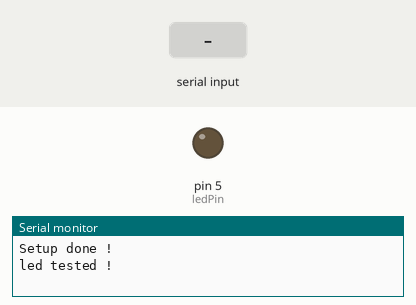
Simulated run of this sketch. Board: Arduino Uno, built with avr-gcc and run on an emulated ATmega328P. On the bench: output pins drawn as LEDs (lit = HIGH), the last lines printed to the serial monitor. Dashed ring = blinking. The inputs (shaded band) are chosen by the test bench.

Above: at 1.7 s.
1.8 s: "s" received over Serial
At 2.2 s:
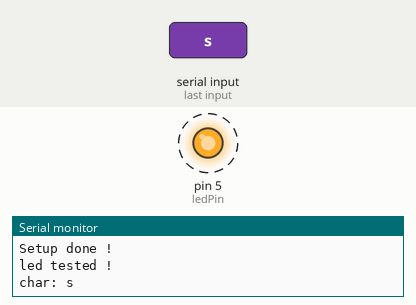
4.8 s: "z" received over Serial
At 5.2 s:
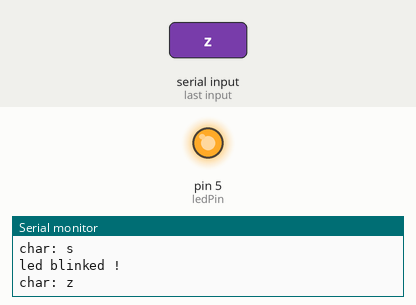
6.3 s: "q" received over Serial
At 9.6 s:
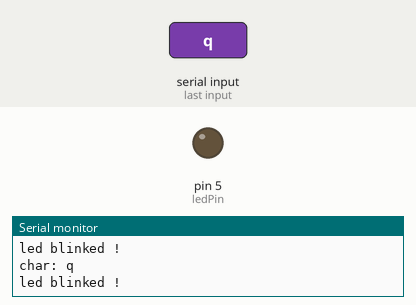
Timing chart, 0 to 11.1 s (numbered marks = the images above; inputs shaded):
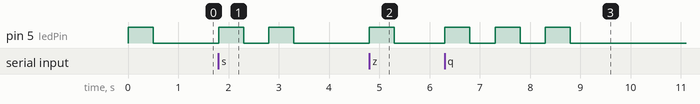

The sketch:

bt_receiver.ino
```cpp
#include <SoftwareSerial.h>

int ledPin = 5;
SoftwareSerial hc06(12,10);

void setup() {
  pinMode(ledPin, OUTPUT);
  Serial.begin(9600);    //  baud rate 9600 for the serial Bluetooth communication
  Serial.println("Setup done !");
  digitalWrite(ledPin, HIGH);
  delay(500);
  digitalWrite(ledPin, LOW);
  Serial.println("led tested !");
}
void loop() {
  while(Serial.available() == 0); // waiting for commands
    char c = Serial.read(); // command
    Serial.print("char: ");
    Serial.println(c);
    switch (c) {
        case 'z':
            blinkLED(1);
            break;
        case 's':
            blinkLED(2);
            break;
        case 'q':
            blinkLED(3);
            break;
        case 'd':
            blinkLED(4);
            break;
        default:
            break;
    }
}
void blinkLED(int inputVal) {
  for (int i=0; i< inputVal; i++) {
    digitalWrite(ledPin, HIGH);
    delay(500);
    digitalWrite(ledPin, LOW);
    delay(500);
  }
  Serial.println("led blinked !");
}
```

Measured:
- after the input at 1.8 s, pin 5 (ledPin): alternates HIGH for 0.50 s and LOW for 0.50 s, 4 changes in all, then stays LOW, starting at once
- after the input at 4.8 s, pin 5 (ledPin): LOW → HIGH at once, → LOW 0.50 s later
- after the input at 6.3 s, pin 5 (ledPin): alternates HIGH for 0.50 s and LOW for 0.50 s, 6 changes in all, then stays LOW, starting at once
